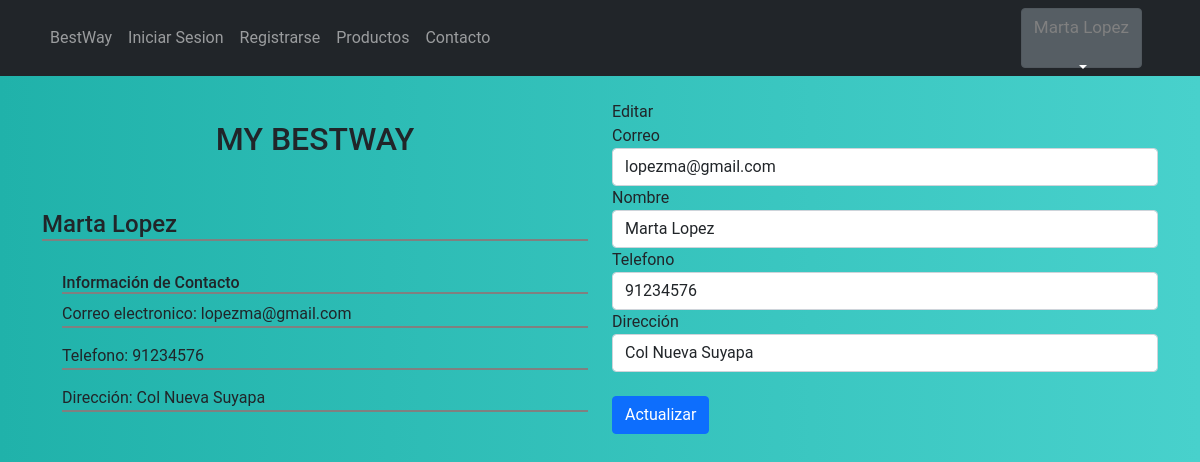
/containers/updateUser.php (signed in), run on the app's committed database.
### tables this page shows
CREATE TABLE `usuario` (
  `idUsuario` int NOT NULL AUTO_INCREMENT,
  `Nombre` varchar(45) DEFAULT NULL,
  `Correo` varchar(45) NOT NULL,
  `Telefono` varchar(45) NOT NULL,
  `Direccion` tinytext NOT NULL,
  `Genero` varchar(45) NOT NULL,
  `Contraseña` varchar(45) NOT NULL,
  `Imagen` longblob,
  PRIMARY KEY (`idUsuario`)
);

### containers/updateUser.php (the view, shortened to what this page needs)
<?php
include('../layout/navbar.php')
?>
  <div class="container">
    <div class="row">
      <div class="col-lg-6"><br>
      <h2>MY BESTWAY</h2><br>
      <h4 style="border-bottom: solid 2px gray;"><?php echo $nombre ?></h4><br>
      <h6 style="border-bottom: solid 2px gray; margin-left: 20px;">Información de Contacto</h6>
      <div>
        <p style="border-bottom: solid 2px gray; margin-left: 20px;"> Correo electronico: <?php echo $email ?> </p>
        <p style="border-bottom: solid 2px gray; margin-left: 20px;"> Telefono: <?php echo $telefono ?> </p>
        <p style="border-bottom: solid 2px gray; margin-left: 20px;"> Dirección: <?php echo $direccion ?> </p>
      </div>
      </div>
      <div class="col-lg-6" ><br>
          Editar  <?php $id ?>
          <form method="post" action="updateUser.php" class="needs-validation" novalidate>
            <label for="">Correo</label>
            <input type="text" class="form-control" name="txtemail" id="txtemail" value="<?php echo $email ?>">
            <label for="">Nombre</label>
            <input type="text" class="form-control" name="txtnombre" id="txtnombre" value="<?php echo $nombre ?>">
            <div >
              <label for="tel">Telefono</label>
              <input type="number" id="tel" class="form-control" value="<?php echo $telefono ?>" placeholder="telefono" name="txttelefono" required >
            </div>
            <div >
              <label for="dir">Dirección</label>
              <input type="text" id="dir" class="form-control" value="<?php echo $direccion ?>" placeholder="direccion" name="txtdireccion" required>
            </div><br>
            <input class="btn btn-primary" type="submit" name="" id="" value="Actualizar">
          </form>
      </div>
    </div>
    </div>

### layout/navbar.php (shortened to what this page needs)
<!DOCTYPE html>
<html lang="en">
<head>
    <link rel="stylesheet" href="../style.css">
    <link rel="stylesheet" href="../css1/bootstrap.min.css">
    <link rel="stylesheet" type="text/css" href="../css/estilo.css">
</head>
<body>
<?php
    $corr=$_SESSION['correo'];
    if(!empty($corr)){
        $conexion=mysqli_connect("localhost","Yoselyn","Yoselyn123","proyecto");
        $sql="SELECT idUsuario, Correo,Nombre,Telefono,Direccion,Imagen FROM `usuario` WHERE Correo='$corr'";
        $response= mysqli_query($conexion,$sql);
        while ($fila = mysqli_fetch_assoc($response)) {
           $email= $fila["Correo"];
           $nombre= $fila["Nombre"];
           $telefono= $fila["Telefono"];
           $direccion=$fila["Direccion"];
         }
        }
    ?>
    <nav class="navbar navbar-expand-lg navbar-dark bg-dark static-top menu">
        <div class="container">
          <div class="collapse navbar-collapse" id="navbarResponsive">
            <ul class="navbar-nav ml-auto">
              <li class="nav-item active">
                <a class="nav-link" href="index.php">BestWay
                </a>
              </li>
              <li class="nav-item">
                <a class="nav-link" href="login.php">Iniciar Sesion</a>
              </li>
              <li class="nav-item">
                <a class="nav-link" href="registro.php">Registrarse</a>
              </li>
              <li class="nav-item">
                <a class="nav-link" href="../containers/categorias.php">Productos</a>
              </li>
              <li class="nav-item">
                <a class="nav-link" href="#">Contacto</a>
              </li>
            </ul>
            <div class="divVar">
            <div class="dropdown show">
          <a class="btn btn-secondary dropdown-toggle" href="#" role="button" id="dropdownMenuLink" data-toggle="dropdown" aria-haspopup="true" aria-expanded="false">
          <?php
            if(isset($_SESSION['correo'])){
              echo '<p class="variable"><span> </span>'.$nombre. "</p>";
            }
            ?>
          </a>
        </div>
            </div>
            <ul class="navbar-nav ml-auto">
              <li class="nav-item active">
                <?php if(isset($_SESSION['correo'])){ echo '<a class="nav-link" href="../config/salir.php">'; }  ?>
                </a>
              </li>
            </ul>
          </div>
        </div>
      </nav>
    </body>
</html>

### style.css (style rules this page uses)
:root { --input-padding-x: 1.5rem; --input-padding-y: .75rem; }
body { background: Lightsalmon; background: linear-gradient(to right, Lightseagreen,Mediumturquoise); }
.variable { color:gray; font-size: 17px; }
.divVar { display: inline; margin-left: auto; }
.btn-check:active+.btn-secondary, .btn-check:checked+.btn-secondary, .btn-secondary.active, .btn-secondary:active, .show>.btn-secondary.dropdown-toggle { color: #fff; background-color:#212529; border-color: gray; height: 60px; }
p { margin-top: 10px; margin-bottom: 10px; }
.btn-secondary { color: #fff; background-color: #212529; border-color: #212529; }
h2 { text-align:center; padding: 20px; }

### css/estilo.css (style rules this page uses)
* { box-sizing: border-box; }
body { font-family: 'Roboto', sans-serif; background: Lightsalmon; background: linear-gradient(to right, Lightseagreen,Mediumturquoise); }

### data on the page
usuario: Nombre "Marta Lopez", Correo "lopezma@gmail.com", Telefono "91234576", Direccion "Col Nueva Suyapa", txtemail "lopezma@gmail.com", txtnombre "Marta Lopez", txttelefono "91234576", txtdireccion "Col Nueva Suyapa"
